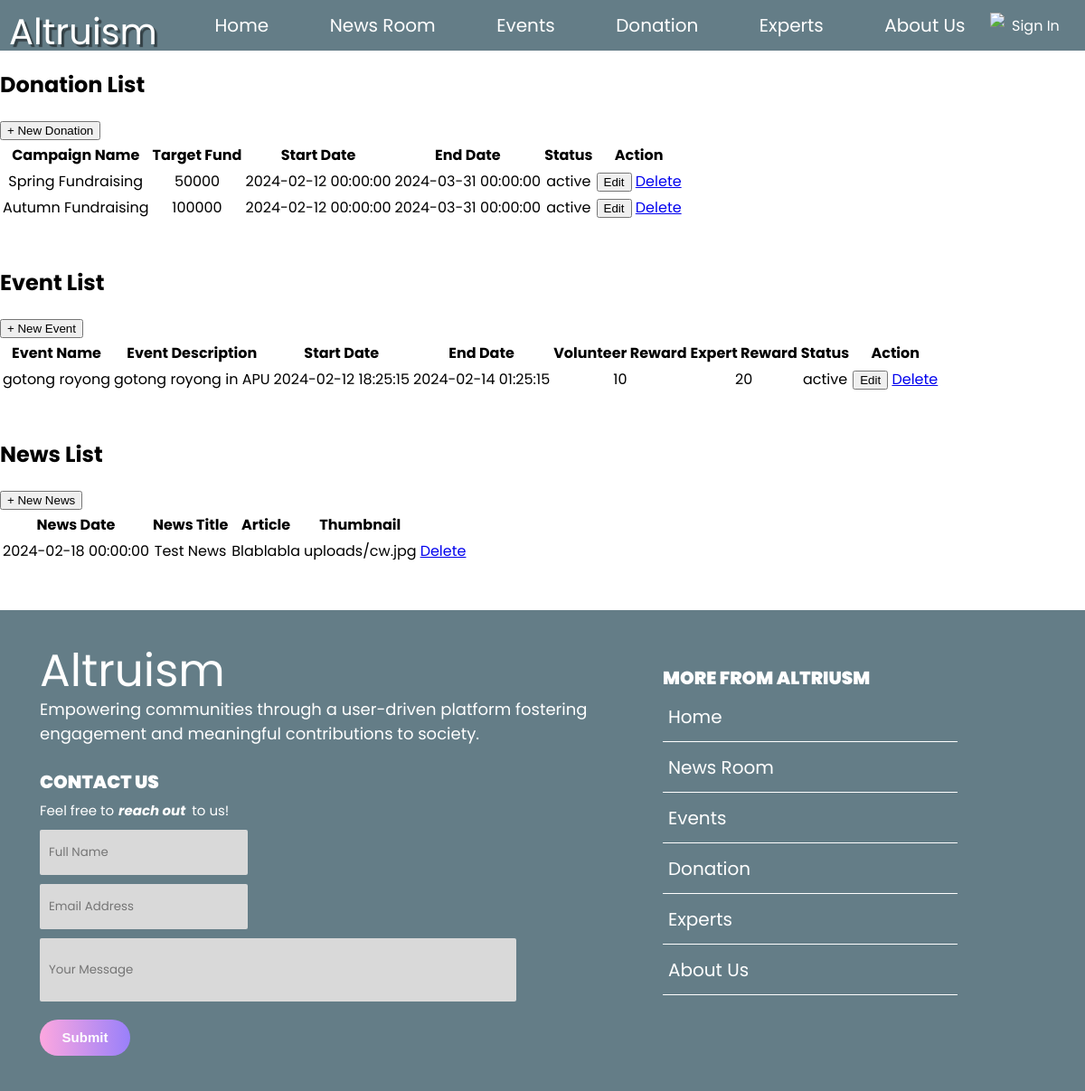
Page /Admin_Dashboard.php on the committed database.
### tables this page shows
CREATE TABLE `donation` (
  `donation_id` int(10) NOT NULL,
  `campaign_name` varchar(256) NOT NULL,
  `target_fund` int(10) NOT NULL,
  `start_date` datetime NOT NULL,
  `end_date` datetime DEFAULT NULL,
  `user_id` int(20) NOT NULL,
  `d_status` varchar(10) NOT NULL
);

CREATE TABLE `event` (
  `event_id` int(20) NOT NULL,
  `event_name` varchar(50) NOT NULL,
  `event_description` varchar(256) NOT NULL,
  `event_startdate` datetime NOT NULL,
  `event_enddate` datetime NOT NULL,
  `volunteer_reward` int(100) NOT NULL,
  `expert_reward` int(100) NOT NULL,
  `user_id` int(20) NOT NULL,
  `e_status` varchar(10) NOT NULL
);

CREATE TABLE `news` (
  `news_id` int(20) NOT NULL,
  `user_id` int(20) NOT NULL,
  `news_date` datetime NOT NULL DEFAULT current_timestamp(),
  `news_title` varchar(50) NOT NULL,
  `article` longtext NOT NULL,
  `thumbnail` varchar(256) NOT NULL
);

### Admin_Dashboard.php (the view, shortened to what this page needs)
<?php
  include "Header.php";
  include "Login-Page/db_conn.php";
  $sql = "SELECT * FROM donation ORDER BY d_status, end_date DESC";
  $result = mysqli_query($conn, $sql);
  $sql1 ="SELECT * FROM event WHERE e_status = 'active' ORDER BY event_enddate DESC;";
  $result1 = mysqli_query($conn, $sql1);
  $sql2 ="SELECT * FROM news ORDER BY news_date DESC;";
  $result2 = mysqli_query($conn, $sql2);
?>
<div style="font-family: Poppins; margin-bottom: 50px;">
    <h2> Donation List </h2>
    <button class="button" onclick="window.location.href='Donation_Create.php'">+ New Donation</button>
    <table style="text-align: center;">
      <tr>
        <th>Campaign Name</th>
        <th>Target Fund</th>
        <th>Start Date</th>
        <th>End Date</th>
        <th>Status</th>
        <th>Action</th>
      </tr>
      <?php
        while($row = mysqli_fetch_assoc($result)){
      ?>
      <tr>
        <td><?php echo $row['campaign_name']; ?></td>
        <td><?php echo $row['target_fund']; ?></td>
        <td><?php echo $row['start_date']; ?></td>
        <td><?php echo $row['end_date']; ?></td>
        <td><?php echo $row['d_status']; ?></td>
        <td><button class="button" onclick="window.location.href='Donation_Update.php?d_id=<?php echo $row['donation_id'] ?>'">Edit</button>
        <a href="Donation_Delete.php?d_id=<?php echo $row['donation_id'] ?>" onclick="return confirm('Are you sure to delete?')">Delete</a>
        </td>
      </tr>
      <?php } ?>
    </table>
</div>
<div style="font-family: Poppins; margin-bottom: 50px;">
    <h2> Event List </h2>
    <button class="button" onclick="window.location.href='Event_Create.php'">+ New Event</button>
    <table style="text-align: center;">
      <tr>
        <th>Event Name</th>
        <th>Event Description</th>
        <th>Start Date</th>
        <th>End Date</th>
        <th>Volunteer Reward</th>
        <th>Expert Reward</th>
        <th>Status</th>
        <th>Action</th>
      </tr>
      <?php
        while($row1 = mysqli_fetch_assoc($result1)){
      ?>
      <tr>
        <td><?php echo $row1['event_name']; ?></td>
        <td><?php echo $row1['event_description']; ?></td>
        <td><?php echo $row1['event_startdate']; ?></td>
        <td><?php echo $row1['event_enddate']; ?></td>
        <td><?php echo $row1['volunteer_reward']; ?></td>
        <td><?php echo $row1['expert_reward']; ?></td>
        <td><?php echo $row1['e_status']; ?></td>
        <td><button class="button" onclick="window.location.href='Event_Update.php?d_id=<?php echo $row1['event_id'] ?>'">Edit</button>
        <a href="Event_Delete.php?e_id=<?php echo $row1['event_id'] ?>" onclick="return confirm('Are you sure to delete?')">Delete</a>
        </td>
      </tr>
      <?php } ?>
    </table>
</div>
<div style="font-family: Poppins; margin-bottom: 50px;">
    <h2> News List </h2>
    <button class="button" onclick="window.location.href='Create_News_Form.php'">+ New News</button>
    <table style="text-align: center;">
      <tr>
        <th>News Date</th>
        <th>News Title</th>
        <th>Article</th>
        <th>Thumbnail</th>
      </tr>
      <?php
        while($row2 = mysqli_fetch_assoc($result2)){
      ?>
      <tr>
        <td><?php echo $row2['news_date']; ?></td>
        <td><?php echo $row2['news_title']; ?></td>
        <td><?php echo $row2['article']; ?></td>
        <td><?php echo $row2['thumbnail']; ?></td>
        <td>
          <a href="News_DeleteProcess.php?n_id=<?php echo $row2['news_id'] ?>" onclick="return confirm('Are you sure to delete?')">Delete</a>
        </td>
      </tr>
      <?php } ?>
    </table>
</div>
<?php include "Footer.php"; ?>

### Header.php (shortened to what this page needs)
<!DOCTYPE html>
<html>
  <head>
    <link rel="stylesheet" href="styles/General.css">
    <link rel="stylesheet" href="styles/Header-&-Footer.css">
    <link rel="stylesheet" href="styles/homepage_daily-rewards.css">
    <link rel="stylesheet" href="styles/homepage_introductory-video.css">
    <link rel="stylesheet" href="styles/homepage_news.css">
    <link rel="stylesheet" href="styles/homepage_events.css">
    <link rel="stylesheet" href="styles/homepage_donate.css">
    <link rel="stylesheet" href="styles/homepage_expert.css">
    <link rel="stylesheet" href="styles/introduction-page_purpose.css">
    <link rel="stylesheet" href="styles/donation_introduction.css">
    <link rel="stylesheet" href="styles/donation_money-flow.css">
    <link rel="stylesheet" href="styles/donation_status.css">
    <link rel="stylesheet" href="styles/about-style.css">
    <link rel="stylesheet" href="styles/user_profile.css">
  </head>
  <body>
    <header class="header">
      <div class="left-section">
        <div class="altruism-logo"><a href="Homepage.php">Altruism</a></div>
      </div>
      <?php if (isset($_SESSION['role']) && $_SESSION['role'] == 'admin'){ ?>
        <div class="middle-section" style="justify-content:end; margin-right:-250px;">
          <button class="home-button" onclick="window.location.href='Homepage.php'">Home</button>
          <button class="home-button" onclick="window.location.href='Admin_Dashboard.php'">Dashboard</button>
        </div>
      <?php  } else{ ?>
        <div class="middle-section">
          <button class="home-button" onclick="window.location.href='Homepage.php'">Home</button>
          <button class="news-room-button" onclick="window.location.href='news.php'">News Room</button>
          <button class="events-button" onclick="window.location.href='event_details.php'">Events</button>
          <button class="donation-button" onclick="window.location.href='Donation.php'">Donation</button>
          <button class="experts-button" onclick="window.location.href='expert.php'">Experts</button>
          <button class="daily-rewards-button" onclick="window.location.href='About_Us.php'">About Us</button>
        </div>
      <?php } ?>
      <div class="right-section" onclick="window.location.href='User_Profile.php'">
        <img src="source/icons/login-white.png">
        <div>
          <?php
          if ($_SESSION['username'] != null){
            echo $_SESSION['username'];
          }
          else{
            echo "<a href='Login-Page/Login.php' style='text-decoration: none;color: white;'> Sign In </a>";
          }
          ?>
        </div>
      </div>
    </header>

### Footer.php
    <div class="footer">
      <div class="left-section">
        <div class="top-left-section">
          <div class="footer-logo altruism-logo">Altruism</div>
          <div class="footer-description">Empowering communities through a user-driven platform fostering engagement and meaningful contributions to society.</div>
        </div>
        <div class="bottom-left-section">
          <div class="contact-us">CONTACT US</div>
          <div class="contact-us-description">Feel free to <span>reach out</span> to us!</div>
          <div class="feedback-form">
            <input class="full-name" placeholder="Full Name"><br>
            <input class="email-address" placeholder="Email Address"><br>
            <input class="your-message" placeholder="Your Message">
            <button class="submit-button">Submit</button>
          </div>
        </div>
      </div>
      <div class="right-section">
        <div class="sitemap-title">
          MORE FROM <span class="altruism-logo">ALTRIUSM</span>
        </div>
        <div class="sitemap-nav">
          <button class="btn" onclick="window.location.href='Homepage.php'">Home</button>
          <button class="btn" onclick="window.location.href='news.php'">News Room</button>
          <button class="btn" onclick="window.location.href='event_details.php'">Events</button>
          <button class="btn" onclick="window.location.href='Donation.php'">Donation</button>
          <button class="btn" onclick="window.location.href='expert.php'">Experts</button>
          <button class="btn" onclick="window.location.href='About_Us.php'">About Us</button>
        </div>
      </div>
    </div>
  </body>
</html>

### styles/General.css (style rules this page uses)
body { font-family: League Gothic, Poppins; margin: 0; }
.altruism-logo { cursor: pointer; }

### styles/Header-&-Footer.css (style rules this page uses)
.header { display: flex; flex-direction: row; justify-content: space-between; height: 56px; background-color: white; background-color:#647D87; color: white; left: 0; right: 0; width: 100%; }
.header .left-section { width: 200px; margin-left: 10px; padding-top: 5px; font-size: 40px; text-shadow: 3px 3px 1px #354247; }
.header .left-section a { font: Poppins; text-decoration: none; color: inherit; }
.header .middle-section { flex: 1; max-width: 850px; display: flex; justify-content: space-between; }
.home-button, .news-room-button, .events-button, .donation-button, .experts-button, .daily-rewards-button { padding-left: 10px; padding-right: 10px; background-color: rgba(0,0,0,0); border: none; font-family: Poppins; font-size: 20px; color: white; cursor: pointer; transition: margin-right 0.3s, margin-bottom 0.3s, box-shadow 0.3s, background-color 0.3s, color 0.3s; }
.home-button { font-size: 20px; }
.header .right-section { width: 95px; font-family: Poppins; font-size: 20; margin-right: 10px; display: flex; align-items: center; cursor: pointer; }
.right-section img { height: 28px; }
.right-section div { margin-left: 8px; }
.footer { background-color: #647D87; height: 532px; width: 100%; display: flex; flex-direction: row; color: white; z-index: -5; }
.footer .left-section { width: 754px; height: 532px; padding-left: 44px; }
.footer .top-left-section { height: 140px; width: 619px; margin-bottom: 35px; }
.footer-logo { font-size: 50px; left: 100px; padding-top: 30px; width: 198px; height: 56px; margin-bottom: 10px; }
.footer .footer-description { font-family: Poppins; font-size: 18px; width: 619px; }
.footer .bottom-left-section { width: 593px; height: 335px; }
.footer .bottom-left-section .contact-us { font-size: 20px; font-family: Poppins; font-weight: 900; margin-bottom: 5px; }
.footer .bottom-left-section .contact-us-description { font-size: 15px; font-family: Poppins; font-weight: medium; margin-bottom: 10px; }
.footer .bottom-left-section .contact-us-description span { font-weight: bold; font-style: italic; margin-left: 1px; margin-right: 3px; }
.footer .bottom-left-section .feedback-form { width: 517px; height: 222px; }
.footer .feedback-form .full-name, .footer .feedback-form .email-address { width: 210px; height: 30px; font-family: Poppins; font-size: 500; background-color: #D9D9D9; padding: 10px; color: black; border: none; margin-bottom: 10px; border-radius: 2px; }
.footer .feedback-form .your-message { width: 507px; height: 50px; font-family: Poppins; font-size: 500; background-color: #D9D9D9; padding: 10px; color: black; border: none; margin-bottom: 20px; border-radius: 2px; }
.submit-button { width: 100px; height: 40px; font-weight: 900; font-size: 15px; text-align: center; color: white; border: none; border-radius: 30px; background-size: 200%; background-image: linear-gradient(to left, #fda7df, #9980fa, #Fda7df); transition: background-position 0.4s; }
.footer .right-section { width: 526px; padding-top: 60px; }
.footer .right-section .sitemap-title { font-family: Poppins; font-size: 20px; font-weight: 900; margin-bottom: 12px; }
.footer .right-section .sitemap-nav .btn { cursor: pointer; z-index: 1000; width: 326px; padding-bottom: 12px; padding-left: 6px; margin-top: 0; margin-bottom: 12px; background-color: transparent; font-family: Poppins; font-size: 20px; font-weight: 400; color: white; text-align: left; border: none; border-bottom: 1px solid white; transition: 0.8s; position: relative; overflow: hidden; }
.footer .right-section .sitemap-nav .btn { color: white; }
.footer .right-section .sitemap-nav .btn::before { content: ""; position: absolute; left: 0; width: 100%; height: 0%; background: #F6D776; z-index: -1; transition: 0.8s; }
.footer .right-section .sitemap-nav .btn::before { bottom: 0; border-radius: 50% 50% 0 0; }

### rows in the picture
donation: campaign_name "Spring Fundraising", target_fund "50000", start_date "2024-02-12 00:00:00", end_date "2024-03-31 00:00:00", d_status "active"
donation: campaign_name "Autumn Fundraising", target_fund "100000", start_date "2024-02-12 00:00:00", end_date "2024-03-31 00:00:00", d_status "active"
event: event_name "gotong royong", event_description "gotong royong in APU", event_startdate "2024-02-12 18:25:15", event_enddate "2024-02-14 01:25:15", volunteer_reward "10", expert_reward "20", e_status "active"
news: news_date "2024-02-18 00:00:00", news_title "Test News", article "Blablabla", thumbnail "uploads/cw.jpg"
